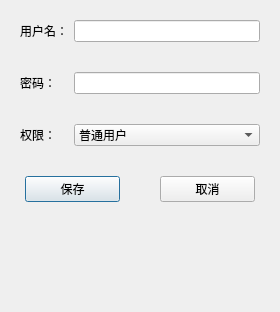
<?xml version="1.0" encoding="UTF-8"?>
<ui version="4.0">
 <class>AddAdminDialog</class>
 <widget class="QDialog" name="AddAdminDialog">
  <property name="geometry">
   <rect>
    <x>0</x>
    <y>0</y>
    <width>280</width>
    <height>312</height>
   </rect>
  </property>
  <property name="windowTitle">
   <string>Dialog</string>
  </property>
  <layout class="QFormLayout" name="formLayout">
   <property name="verticalSpacing">
    <number>30</number>
   </property>
   <property name="leftMargin">
    <number>20</number>
   </property>
   <property name="topMargin">
    <number>20</number>
   </property>
   <property name="rightMargin">
    <number>20</number>
   </property>
   <item row="0" column="0">
    <widget class="QLabel" name="usernameLabel">
     <property name="text">
      <string>用户名：</string>
     </property>
     <property name="textFormat">
      <enum>Qt::AutoText</enum>
     </property>
     <property name="alignment">
      <set>Qt::AlignLeading|Qt::AlignLeft|Qt::AlignVCenter</set>
     </property>
    </widget>
   </item>
   <item row="0" column="1">
    <widget class="QLineEdit" name="usernameLineEdit">
     <property name="maxLength">
      <number>10</number>
     </property>
    </widget>
   </item>
   <item row="1" column="0">
    <widget class="QLabel" name="adminPasswordLabel">
     <property name="text">
      <string>密码：</string>
     </property>
     <property name="alignment">
      <set>Qt::AlignLeading|Qt::AlignLeft|Qt::AlignVCenter</set>
     </property>
    </widget>
   </item>
   <item row="1" column="1">
    <widget class="QLineEdit" name="adminPasswordLineEdit">
     <property name="maxLength">
      <number>10</number>
     </property>
    </widget>
   </item>
   <item row="2" column="0">
    <widget class="QLabel" name="permissionsLabel">
     <property name="text">
      <string>权限：</string>
     </property>
    </widget>
   </item>
   <item row="2" column="1">
    <widget class="QComboBox" name="permissionsComboBox">
     <item>
      <property name="text">
       <string>普通用户</string>
      </property>
     </item>
     <item>
      <property name="text">
       <string>管理员</string>
      </property>
     </item>
    </widget>
   </item>
   <item row="3" column="0" colspan="2">
    <layout class="QHBoxLayout" name="horizontalLayout">
     <property name="leftMargin">
      <number>5</number>
     </property>
     <property name="rightMargin">
      <number>5</number>
     </property>
     <item>
      <widget class="QPushButton" name="saveAdminBtn">
       <property name="text">
        <string>保存</string>
       </property>
      </widget>
     </item>
     <item>
      <spacer name="horizontalSpacer">
       <property name="orientation">
        <enum>Qt::Horizontal</enum>
       </property>
       <property name="sizeType">
        <enum>QSizePolicy::Fixed</enum>
       </property>
       <property name="sizeHint" stdset="0">
        <size>
         <width>40</width>
         <height>20</height>
        </size>
       </property>
      </spacer>
     </item>
     <item>
      <widget class="QPushButton" name="cancelAdminBtn">
       <property name="text">
        <string>取消</string>
       </property>
      </widget>
     </item>
    </layout>
   </item>
  </layout>
 </widget>
 <resources/>
 <connections/>
</ui>
